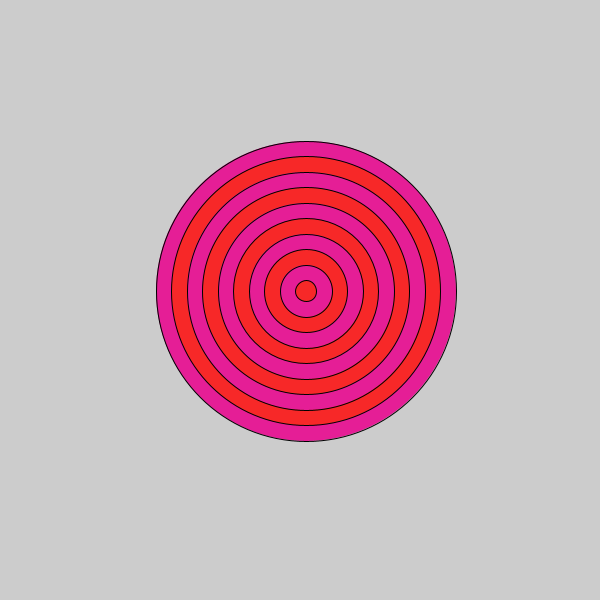
Frame 1 (no input)
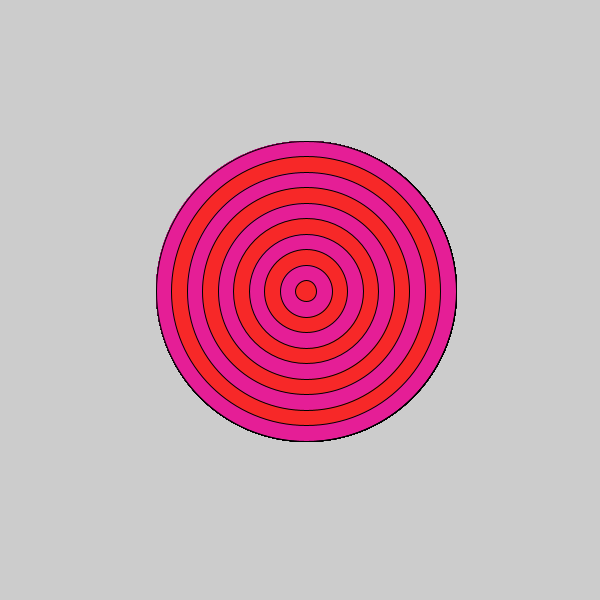
Frame 60 (the mouse pressed at the canvas centre just before this capture)
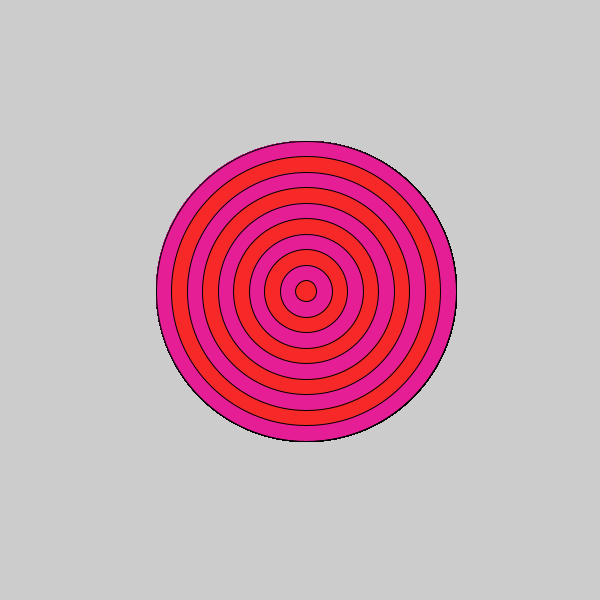
Frame 120 (the mouse held since frame 60 and released just before this capture)

The Processing sketch that drew these frames (run headless with seeded random() and noise(); from frame 60 on, the mouse is pressed at the canvas centre):

// Processing sketch: bullseye
// ── bullseye.pde

void setup() {
 
  // set the size of your sketch
  size(600,600); 
}

void draw() {
  if(mousePressed){
          println("Mouse’s x-position: " + mouseX + "\n" + "Mouse’s y-position: " + mouseY + "\n");
      }
  //Starting with the largest ellipse, use a for loop to draw a bullseye with ellipses.
  for(int i=300; i>0; i-=31) {
    if(i%2==0) {
    fill(229,30,150);
  }
else {
  fill(247,40,40);
}
    ellipse(306,291,i,i);
  }
  //Use an if statement and remainder to alternate the color of your rings.
  
}
